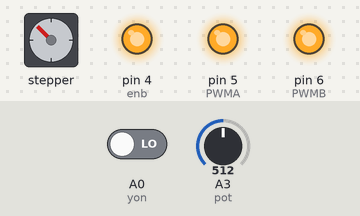
A sketch run on a simulated Arduino Uno, built with avr-gcc and run on an emulated ATmega328P. On the bench: stepper motor, output pins drawn as LEDs (lit = HIGH). The test bench sets the inputs (shaded band); at power-on: A3 (pot) = 512, A0 (yon) LOW. Stepper angles assume 2048 steps per turn.

Above: at 1.2 s.
1.3 s: A3 (pot) set to 716
At 1.74 s:
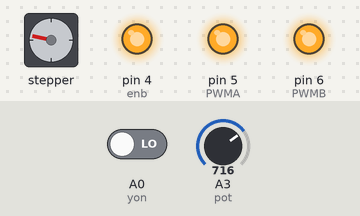
4.3 s: A3 (pot) set to 122
At 4.47 s:
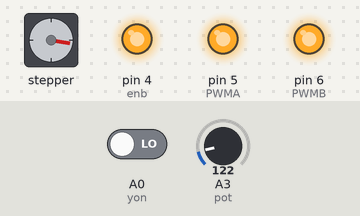
7.3 s: A3 (pot) set to 306
At 7.6 s:
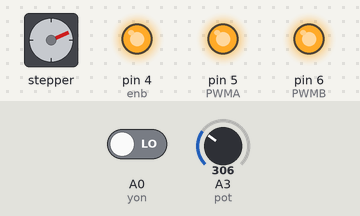
10.3 s: A0 (yon) driven HIGH
Timing chart, 0 to 14.3 s (numbered marks = the images above; inputs shaded):
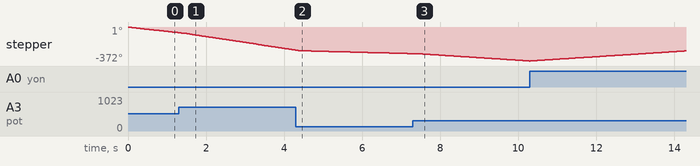

The sketch:

Step.ino
```cpp
// Bu uygulamayı çalıştırmadan önce mutlaka 5V adaptör ve Güç kablosunu kullanınız.
#include "Stepper.h"

#define STEPS 64
#define enb 4
#define PWMA 5
#define PWMB 6
#define pot A3
int potan = 0, potanx = 0;
#define yon A0
Stepper stepper(STEPS, 3, 2, 7, 8);

void setup()
{
  pinMode(enb, OUTPUT);
  pinMode(PWMA, OUTPUT);
  pinMode(PWMB, OUTPUT);
  digitalWrite(enb, 1);
  digitalWrite(PWMA, 1);
  digitalWrite(PWMB, 1);
  pinMode(yon, INPUT);
}

void loop()
{
  potan = analogRead(pot);
  potanx = map(potan, 0, 1023, 0, 500);
  stepper.setSpeed(potanx);

  if (digitalRead(yon) == 1)
  {
    stepper.step(STEPS);
  }
  else
  {
    stepper.step(-STEPS);
  }

}
```
